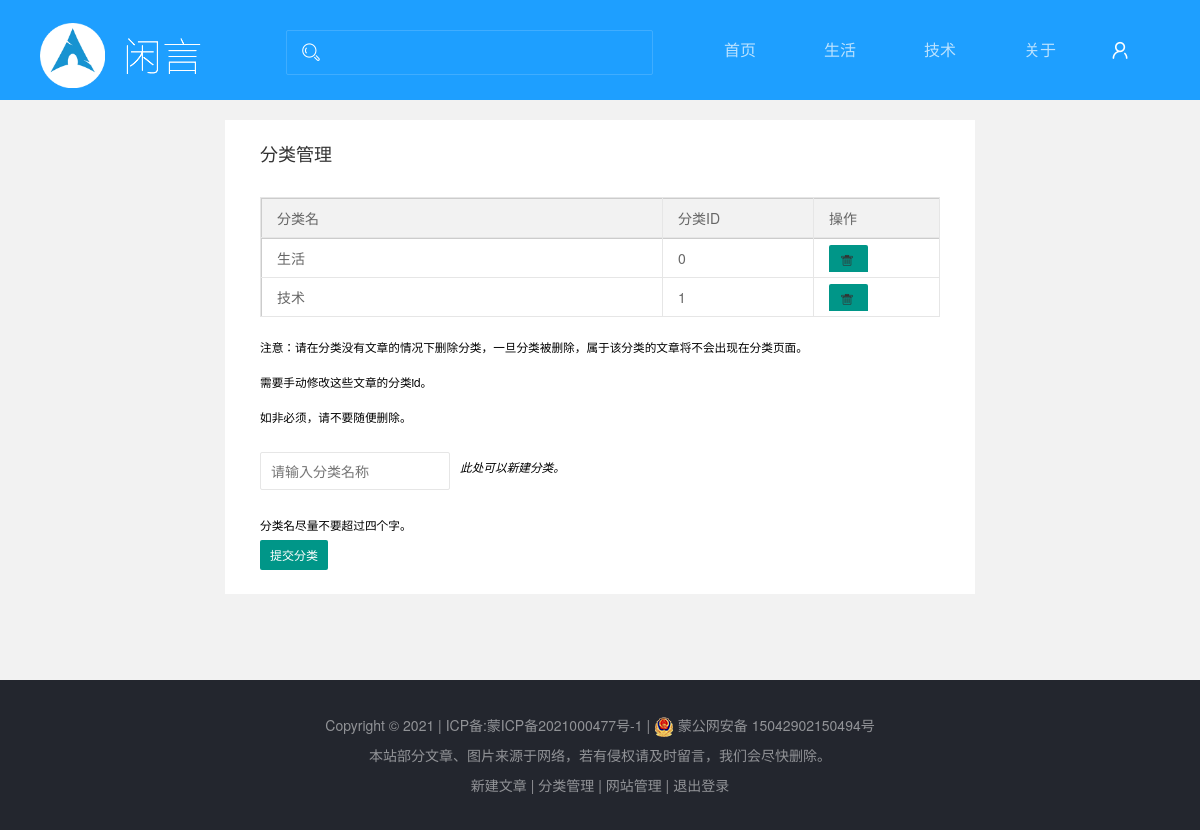
The page /category/manager/ (signed in) on the database as committed earlier.
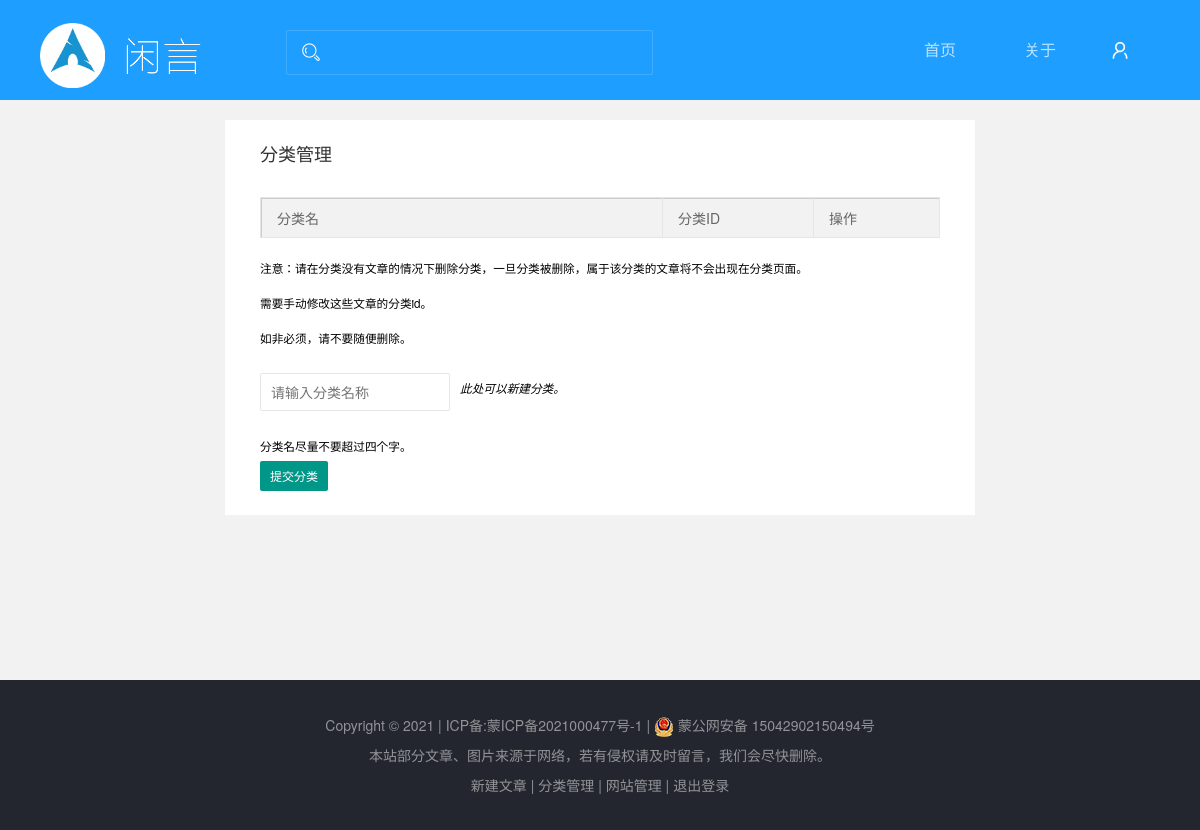
The same page on the database as committed later.
### manager.py (models this page shows)
class Category(db.Model):
    __tablename__ = 'category'
    id = db.Column(db.Integer, primary_key=True)
    name = db.Column(db.Text)

### manager.py (the view)
@app.route('/category/manager/', methods=['GET', 'POST'])
@wapper
def managercategory():
    if request.method == 'GET':
        return render_template('category-manager.html')
    if request.method == 'POST':
        db.session.add(Category(name=request.form.get("categoryname")))
        db.session.commit()
        return redirect(url_for('managercategory'))

### manager.py (called while the page is built)
def wapper(func):
    @wraps(func)
    def inner(*args,**kwargs):
        if not session.get('user'):
            return redirect('/login')
        return func(*args,**kwargs)
    return inner

@app.context_processor
def make_template_context():
    title = Setting.query.filter_by().first()
    category_nav = db.session.query(Category).all()
    check = User.query.filter_by().first()
    return dict(title=title,category_nav=category_nav,check=check)

### templates/category-manager.html (shortened to what this page needs)
{% extends "base.html" %}
{% block content %}
		<div class="container-wrap">
			<div class="container container-message container-details">
				<div class="contar-wrap">
					<div class="item">
						<div class="item-box  layer-photos-demo1 layer-photos-demo">
							<div class="comt layui-clear">
								<a href="javascript:;" class="pull-left">分类管理</a>
							</div>
							<div class="layui-form layui-border-box layui-table-view" lay-filter="LAY-table-1" lay-id="1" style=" ">
								<div class="layui-table-box">
									<div class="layui-table-header">
										<table cellspacing="0" cellpadding="0" border="0" class="layui-table">
											<thead>
												<tr>
													<th data-field="username" data-key="1-0-0" class="">
														<div class="layui-table-cell laytable-cell-1-0-0">
															<span>
																分类名
															</span>
														</div>
													</th>
													<th data-field="joinTime" data-key="1-0-1" class="">
														<div class="layui-table-cell laytable-cell-1-0-1">
															<span>
																分类ID
															</span>
														</div>
													</th>
													<th data-field="sign" data-key="1-0-2" data-minwidth="180" class="">
														<div class="layui-table-cell laytable-cell-1-0-2">
															<span>
																操作
															</span>
														</div>
													</th>
												</tr>
											</thead>
										</table>
									</div>
									<div class="layui-table-body layui-table-main">
										<table cellspacing="0" cellpadding="0" border="0" class="layui-table">
											<tbody>
											{% for category in category_nav %}
												<tr data-index="0" class="">
													<td data-field="username" data-key="1-0-0" class="">
														<div class="layui-table-cell laytable-cell-1-0-0">
															{{ category.name }}
														</div>
													</td>
													<td data-field="joinTime" data-key="1-0-1" class="">
														<div class="layui-table-cell laytable-cell-1-0-1">
															{{ category.id }}
														</div>
													</td>
													<td data-field="sign" data-key="1-0-2" data-minwidth="180" class="">
														<div class="layui-table-cell laytable-cell-1-0-2">
															<button type="button" class="layui-btn layui-btn-sm"><i class="layui-icon"><a href="{{ url_for('categorydelete',id=category.id) }}"></a></i></button>
														</div>
													</td>
												</tr>
											{% endfor %}
											</tbody>
										</table>
									</div>
								</div>
							</div>
							<form id="comment_form" method="post" action="" _lpchecked="1">
								<p><sub>注意：请在分类没有文章的情况下删除分类，一旦分类被删除，属于该分类的文章将不会出现在分类页面。</sub></p>
								<p><sub>需要手动修改这些文章的分类id。</sub></p>
								<p><sub>如非必须，请不要随便删除。</sub></p>
								<br>
								<div class="layui-form-item">
									<div class="layui-input-inline">
										<input type="text" name="categoryname" lay-verify="required|phone" autocomplete="off" class="layui-input" placeholder="请输入分类名称">
									</div>
									<i><sub>此处可以新建分类。</sub></i>
								</div>
								<p><sub>分类名尽量不要超过四个字。</sub></p>
								<input type="submit" value="提交分类" class="layui-btn layui-btn-sm">
							</form>
						</div>
					</div>
				</div>
			</div>
		</div>
{% endblock %}

### templates/base.html (shortened to what this page needs)
<!DOCTYPE html>
<html lang="en">
<head>
	<link rel="stylesheet" href="{{ url_for('static', filename='layui/css/layui.css') }}">
	<link rel="stylesheet" href="{{ url_for('static', filename='css/mian.css') }}">
</head>
<body class="lay-blog">
		<div class="header">
			<div class="header-wrap">
				<h1 class="logo pull-left">
					<a href="{{ url_for('index') }}">
						<img src="{{ url_for('static', filename='images/logo.png') }}" alt="" class="logo-img">
						<img src="{{ url_for('static', filename='images/logo-text.png') }}" alt="" class="logo-text">
					</a>
				</h1>
				<form class="layui-form blog-seach pull-left" method="get" action="{{ url_for('search') }}">
					<div class="layui-form-item blog-sewrap">
					    <div class="layui-input-block blog-sebox">
					      <i class="layui-icon layui-icon-search"></i>
					      <input type="text" name="s" autocomplete="off"  class="layui-input">
					    </div>
					</div>
				</form>
				<div class="blog-nav pull-right">
					<ul class="layui-nav pull-left">
					  <li class="layui-nav-item"><a href="{{ url_for('index') }}">首页</a></li>
					  {% for name in category_nav %}
					  	<li class="layui-nav-item"><a href="/category/{{ name.id }}/" title="{{ name.name }}">{{ name.name }}</a></li>
					  {% endfor %}
					  <li class="layui-nav-item"><a href="{{ url_for('about') }}">关于</a></li>
					</ul>
					<a href="{{ url_for('login') }}" class="personal pull-left">
						<i class="layui-icon layui-icon-username"></i>
					</a>
				</div>
			</div>
		</div>
		{% block content %}
		{% endblock %}
		<div class="footer">
			<p>
				<span>Copyright © 2021 | <a href="https://beian.miit.gov.cn/">ICP备:蒙ICP备2021000477号-1 | </a><a href="http://www.beian.gov.cn/portal/registerSystemInfo?recordcode=15042902150494"><img border="0" src="/static/images/beian.png"> 蒙公网安备 15042902150494号</a></span>
			</p>
			<p>
				<span>本站部分文章、图片来源于网络，若有侵权请及时留言，我们会尽快删除。</span>
			</p>
			{% if session.get('user') %}
			<p>
			    <span><a href="{{ url_for('addarticle') }}"> 新建文章 | </a><a href="{{ url_for('managercategory') }}"> 分类管理 | </a><a href="{{ url_for('setting') }}"> 网站管理 | </a><a href="{{ url_for('logout') }}"> 退出登录 </a></span>
			</p>
			{% endif %}
		</div>
</body>
</html>

### static/css/mian.css (style rules this page uses)
.pull-right { float: right !important; }
.pull-left { float: left !important; }
html,body { margin: 0; padding: 0; height: 100%; }
body { font-size: 1.2rem; line-height: 1.5; background: #f2f2f2; }
.lay-blog .header { position:relative; }
.lay-blog .header-wrap { padding:0 70px 0 40px; }
.lay-blog .header { height: 100px; margin-bottom: -100px; line-height:100px; background: #1e9fff; }
.lay-blog .logo-img { height:65px; padding-right: 10px; }
.lay-blog .blog-seach { padding:30px 0 0 85px; }
.lay-blog .blog-sewrap { margin-bottom: 0px; }
.lay-blog .blog-sebox { position:relative; margin-left: 0; min-height: auto; }
.lay-blog .blog-seach i { position: absolute; color:#fff; width: 25px; height: 27px; line-height:27px; top: 9px; left: 15px; font-size: 20px; cursor: pointer; }
.lay-blog .blog-seach input { padding-left:50px; width: 367px; height:45px; line-height:45px; background:transparent; border: 1px solid rgba(255,255,255,.15); font-size:16px; color: #fff; }
.lay-blog .blog-nav ul { background:transparent; padding-left:0px; padding-right: 20px; }
.lay-blog .blog-nav ul li { line-height: 100px; }
.lay-blog .blog-nav ul li a { font-size: 16px; padding: 0 34px; }
.lay-blog .blog-nav .personal { height:100px; }
.lay-blog .blog-nav .personal i { color:#FFF; font-size: 20px; }
.lay-blog .container-wrap { margin:0px auto 0;min-height:100%;padding:120px 0 160px 0;box-sizing: border-box; }
.lay-blog .container { width:750px;margin:0 auto; }
.lay-blog .container .item { margin-bottom: 15px; background: #fff; padding-top: 20px; }
.lay-blog .container .item .item-box { padding:0 35px 24px;font-size:14px; }
.lay-blog .container .item p { line-height:30px;word-break:break-all; word-wrap:break-word; }
.lay-blog .footer { width: 100%; padding: 30px 0; line-height: 30px ;background: #23262e; color: #fff; color: rgba(255,255,255,0.5); font-size: 14px; text-align:center;margin-top: -120px; }
.lay-blog .footer span { padding: 0 5px; }
.lay-blog .footer a { color: #fff; color: rgba(255,255,255,0.5); }
.lay-blog .container-details .item { margin-bottom: 30px; }
.lay-blog .container-details .comt { font-size: 18px; margin-bottom:30px; }
table { border-top: 1px solid #ccc; border-left: 1px solid #ccc; }
table td, table th { border-bottom: 1px solid #ccc; border-right: 1px solid #ccc; padding: 3px 5px; }
table th { border-bottom: 2px solid #ccc; text-align: center; }

### templates/category-manager.html (style rules this page uses)
.laytable-cell-1-0-0 { width: 400px; }
.laytable-cell-1-0-1 { width: 150px; }
.laytable-cell-1-0-2 { width: 125px; }

Rows that differ between the two databases and show on the page:
removed Category: name "生活", id "0"
removed Category: name "技术", id "1"
